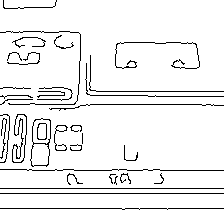
#> input picture control-dataset/data/edges/cassette_player/cassette_player_001.png, 224 x 224 px
$ python -i generate.py   (imports and definitions only)
#> lines starting #> are read from the running program, lines starting #| are printed output that depends on the picture; after the words box and inside, x2 and y2 are one past the last pixel; in counts of white or black regions, pixels touching at a corner belong together
#> further down, picture is the input picture: shape (224, 224, 3); 93.6% white; black in thin lines or dots
"""Generate a shape-vs-texture control dataset.

Each source object image is turned into three aligned 224x224 conditions:

  original      both cues present (baseline)
  edges         Canny edge map: shape kept, texture removed
  texture_patch kxk grid shuffled: texture kept, global shape destroyed

The only thing that changes between conditions is which cue survives, so any
difference in a classifier's accuracy across conditions is attributable to that
classifier's reliance on shape vs texture.

Motivated by Geirhos et al., "ImageNet-trained CNNs are biased towards texture;
increasing shape bias improves accuracy and robustness", ICLR 2019
(arXiv:1811.12231). The "edges" condition follows their Appendix A.6 recipe; the
"texture_patch" condition is the scrambled-shape / texture manipulation they cite
(Gatys et al. 2017; Brendel & Bethge 2019).

Source images come from torchvision's Imagenette (10 ImageNet classes), so a
standard ImageNet-trained ResNet-50 can be evaluated on them directly. Pass
--input-dir to use your own image folder instead of downloading.
"""

import argparse
import os
import random
from pathlib import Path

import cv2
import numpy as np
from PIL import Image

SIZE = 224
CONDITIONS = ("original", "edges", "texture_patch")

# Imagenette class folder -> human-readable label. The folder names are WordNet
# synset ids; these are the 10 Imagenette classes.
IMAGENETTE_LABELS = {
    "n01440764": "tench",
    "n02102040": "english_springer",
    "n02979186": "cassette_player",
    "n03000684": "chain_saw",
    "n03028079": "church",
    "n03394916": "french_horn",
    "n03417042": "garbage_truck",
    "n03425413": "gas_pump",
    "n03445777": "golf_ball",
    "n03888257": "parachute",
}


# [8 lines left out: function to_square_rgb, not called in this run]


def make_edges(rgb: np.ndarray) -> np.ndarray:
    """Canny edges on a blurred greyscale image, black lines on white.

    Mirrors the paper's MATLAB recipe:
        1 - edge(imgaussfilt(rgb2gray(img), 2), 'Canny')
    """
    grey = cv2.cvtColor(rgb, cv2.COLOR_RGB2GRAY)
#> grey: shape (224, 224); 93.6% white; black in thin lines or dots
    blurred = cv2.GaussianBlur(grey, ksize=(0, 0), sigmaX=2.0)
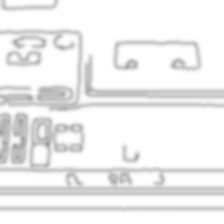
#> blurred: shape (224, 224); min 156, max 255, mean 238.7
    edges = cv2.Canny(blurred, 50, 150)          # white edges on black
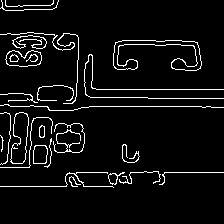
#> edges: shape (224, 224); 5.9% white in thin lines or dots, all inside (x1, y1, x2, y2) = (0, 0, 224, 188)
    inverted = 255 - edges                        # black edges on white
    return np.repeat(inverted[:, :, None], 3, axis=2)


# [46 lines left out: functions make_texture_patch, iter_sources, not called in this run]


def _need_download(cache: str) -> bool:
    return not (Path(cache) / "imagenette2-320").exists()


def save(arr: np.ndarray, path: Path):
    path.parent.mkdir(parents=True, exist_ok=True)
    Image.fromarray(arr).save(path)


# [64 lines left out: functions build_montage, main, not called in this run]


# [2 lines not run here, left out]

>>> import cv2
>>> picture = cv2.cvtColor(cv2.imread('data/edges/cassette_player/cassette_player_001.png'), cv2.COLOR_BGR2RGB)
>>> result = make_edges(picture)

$ run again, on control-dataset/data/edges/church/church_000.png
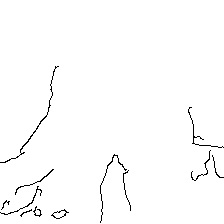
#> input picture control-dataset/data/edges/church/church_000.png, 224 x 224 px
#> picture is the input picture: shape (224, 224, 3); 98.6% white; black in thin lines or dots, all inside (x1, y1, x2, y2) = (0, 66, 224, 223)
#> in make_edges, `blurred = cv2.GaussianBlur(grey, ksize=(0, 0), sigmaX=2.0)`:
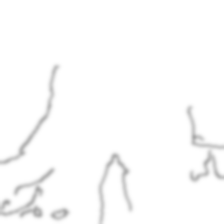
#> blurred: shape (224, 224); min 169, max 255, mean 251.4
#> in make_edges, `edges = cv2.Canny(blurred, 50, 150)`:
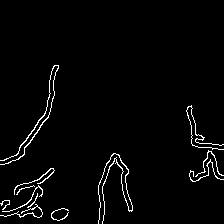
#> edges: shape (224, 224); 2.6% white in thin lines or dots, all inside (x1, y1, x2, y2) = (0, 65, 224, 224)

$ run again, on control-dataset/data/edges/church/church_002.png
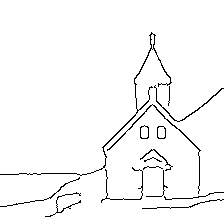
#> input picture control-dataset/data/edges/church/church_002.png, 224 x 224 px
#> picture is the input picture: shape (224, 224, 3); 97% white; black in thin lines or dots, all inside (x1, y1, x2, y2) = (0, 32, 224, 217)
#> in make_edges, `blurred = cv2.GaussianBlur(grey, ksize=(0, 0), sigmaX=2.0)`:
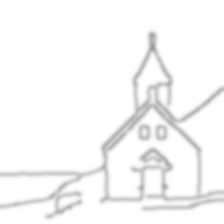
#> blurred: shape (224, 224); min 151, max 255, mean 247.4
#> in make_edges, `edges = cv2.Canny(blurred, 50, 150)`:
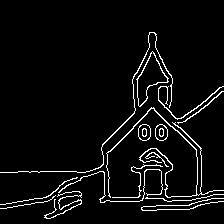
#> edges: shape (224, 224); 4.9% white in thin lines or dots, all inside (x1, y1, x2, y2) = (0, 32, 224, 219)
